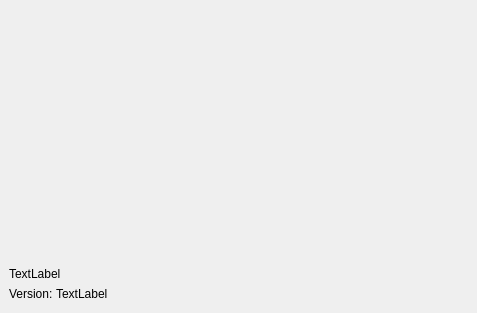
<?xml version="1.0" encoding="UTF-8"?>
<ui version="4.0">
 <class>SplashScreenFrame</class>
 <widget class="QFrame" name="SplashScreenFrame">
  <property name="geometry">
   <rect>
    <x>0</x>
    <y>0</y>
    <width>477</width>
    <height>313</height>
   </rect>
  </property>
  <layout class="QVBoxLayout" name="verticalLayout">
   <property name="spacing">
    <number>0</number>
   </property>
   <property name="leftMargin">
    <number>9</number>
   </property>
   <property name="topMargin">
    <number>9</number>
   </property>
   <property name="rightMargin">
    <number>9</number>
   </property>
   <property name="bottomMargin">
    <number>9</number>
   </property>
   <item>
    <spacer name="verticalSpacer">
     <property name="orientation">
      <enum>Qt::Vertical</enum>
     </property>
     <property name="sizeHint" stdset="0">
      <size>
       <width>20</width>
       <height>40</height>
      </size>
     </property>
    </spacer>
   </item>
   <item>
    <layout class="QHBoxLayout" name="horizontalLayout_3">
     <item>
      <widget class="QLabel" name="messageText">
       <property name="text">
        <string>TextLabel</string>
       </property>
      </widget>
     </item>
     <item>
      <spacer name="horizontalSpacer_3">
       <property name="orientation">
        <enum>Qt::Horizontal</enum>
       </property>
       <property name="sizeHint" stdset="0">
        <size>
         <width>40</width>
         <height>20</height>
        </size>
       </property>
      </spacer>
     </item>
    </layout>
   </item>
   <item>
    <layout class="QHBoxLayout" name="horizontalLayout_2">
     <item>
      <widget class="QLabel" name="label">
       <property name="text">
        <string>Version: </string>
       </property>
      </widget>
     </item>
     <item>
      <widget class="QLabel" name="versionText">
       <property name="text">
        <string>TextLabel</string>
       </property>
      </widget>
     </item>
     <item>
      <spacer name="horizontalSpacer">
       <property name="orientation">
        <enum>Qt::Horizontal</enum>
       </property>
       <property name="sizeHint" stdset="0">
        <size>
         <width>40</width>
         <height>20</height>
        </size>
       </property>
      </spacer>
     </item>
    </layout>
   </item>
  </layout>
 </widget>
 <resources/>
 <connections/>
</ui>
